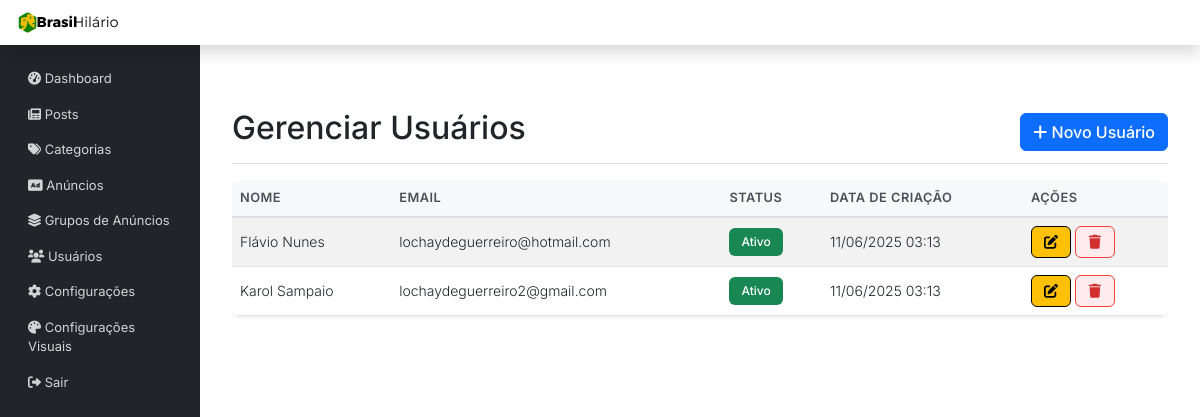
/admin/usuarios.php (signed in), run on the app's committed database.
### tables this page shows
CREATE TABLE `usuarios` (
  `id` int(11) NOT NULL,
  `nome` varchar(100) DEFAULT NULL,
  `email` varchar(100) DEFAULT NULL,
  `senha` varchar(255) DEFAULT NULL,
  `tipo` enum('admin','editor','autor') NOT NULL DEFAULT 'autor',
  `avatar` varchar(255) DEFAULT NULL,
  `biografia` text,
  `ultimo_login` datetime DEFAULT NULL,
  `status` enum('ativo','inativo','bloqueado') NOT NULL DEFAULT 'ativo',
  `criado_em` datetime DEFAULT CURRENT_TIMESTAMP
);

### admin/usuarios.php (the view, shortened to what this page needs)
<?php
require_once '../includes/db.php';
$stmt = $pdo->prepare("SELECT * FROM usuarios ORDER BY nome");
$stmt->execute();
$usuarios = $stmt->fetchAll(PDO::FETCH_ASSOC);
include 'includes/header.php';
?>
<div class="d-flex justify-content-between flex-wrap flex-md-nowrap align-items-center pt-3 pb-2 mb-3 border-bottom">
    <h1 class="h2">Gerenciar Usuários</h1>
    <button type="button" class="btn btn-primary" data-bs-toggle="modal" data-bs-target="#novoUsuarioModal">
        <i class="fas fa-plus"></i> Novo Usuário
    </button>
</div>
            <div class="table-responsive">
                <table class="table table-striped table-hover">
                    <thead>
                        <tr>
                            <th>Nome</th>
                            <th>Email</th>
                            <th>Status</th>
                            <th>Data de Criação</th>
                            <th>Ações</th>
                        </tr>
                    </thead>
                    <tbody>
                        <?php foreach ($usuarios as $usuario): ?>
                        <tr>
                            <td><?php echo htmlspecialchars($usuario['nome']); ?></td>
                            <td><?php echo htmlspecialchars($usuario['email']); ?></td>
                            <td>
                                <span class="badge bg-<?php echo $usuario['status'] === 'ativo' ? 'success' : 'danger'; ?>">
                                    <?php echo ucfirst($usuario['status']); ?>
                                </span>
                            </td>
                            <td><?php echo date('d/m/Y H:i', strtotime($usuario['criado_em'] ?? 'now')); ?></td>
                            <td>
                                <button type="button" class="btn btn-sm btn-warning" onclick="editarUsuario(<?php echo $usuario['id']; ?>)">
                                    <i class="fas fa-edit"></i>
                                </button>
                                <button type="button" class="btn btn-sm btn-danger" onclick="excluirUsuario(<?php echo $usuario['id']; ?>)">
                                    <i class="fas fa-trash"></i>
                                </button>
                            </td>
                        </tr>
                        <?php endforeach; ?>
                    </tbody>
                </table>
            </div>
<?php include 'includes/footer.php'; ?>

### admin/css-custom/style-custom-adm.css (style rules this page uses)
html, body { height: 100%; }
body { display: flex; flex-direction: column; }
.col-md-9.ms-sm-auto.col-lg-10.px-md-4 > * { flex: 0 0 auto; }
.table-responsive { flex: none; display: block; }
.table { flex: none; }
.d-flex.justify-content-between, .btn-group, .alert, .nav-tabs, .tab-content { flex: none; display: block; }
.d-flex { display: flex !important; }
.mb-3, .mb-4, .mb-5 { margin-bottom: 1rem !important; }
.btn-toolbar, .d-flex.justify-content-between { margin-top: 0; margin-bottom: 1rem; }
.btn { border-radius: 0.375rem; font-weight: 500; }
.badge { font-size: 0.875rem; padding: 0.5rem 0.75rem; }
.table { border-radius: 0.5rem; overflow: hidden; box-shadow: 0 0.125rem 0.25rem rgba(0, 0, 0, 0.075); }
.table thead th { background-color: #f8f9fa; border-bottom: 2px solid #dee2e6; font-weight: 600; color: #495057; text-transform: uppercase; font-size: 0.8rem; letter-spacing: 0.5px; }
.btn-sm { padding: 0.375rem 0.75rem; font-size: 0.875rem; border-radius: 0.375rem; font-weight: 500; transition: all 0.2s ease; border: 1px solid; display: inline-flex; align-items: center; justify-content: center; min-height: 32px; line-height: 1; }
.btn-sm + .btn-sm { margin-left: 0; }
.btn-sm i { color: inherit; display: inline-block; vertical-align: middle; line-height: 1; font-size: 0.875rem; width: 1em; height: 1em; text-align: center; }
.btn-sm.btn-danger { background-color: #ffebee; border-color: #f44336; color: #d32f2f; }
.btn-sm.btn-danger i { color: inherit; }

### admin/includes/header.php (style rules this page uses)
body { font-family: 'Inter', sans-serif; }
.col-md-9.ms-sm-auto.col-lg-10.px-md-4 > * { width: 100%; max-width: 100%; }
html, body { height: 100%; }
body { display: flex; flex-direction: column; }
.col-md-9.ms-sm-auto.col-lg-10.px-md-4 > * { flex: 0 0 auto; }
.card, .table-responsive, form, .alert, .nav-tabs, .tab-content { flex: none; display: block; }
.d-flex { display: flex !important; }
.table th { border-top: none; font-weight: 600; color: #495057; background-color: #f8f9fa; }
.table td { vertical-align: middle; }
.btn { border-radius: 0.375rem; font-weight: 500; }
.badge { font-size: 0.75rem; font-weight: 500; }

### data on the page
usuarios: nome "Flávio Nunes", email "lochaydeguerreiro@hotmail.com", status "Ativo", criado_em "11/06/2025 03:13"
usuarios: nome "Karol Sampaio", email "lochaydeguerreiro2@gmail.com", status "Ativo", criado_em "11/06/2025 03:13"
